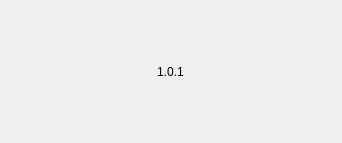
<?xml version="1.0" encoding="UTF-8"?>
<ui version="4.0">
 <class>Dialog</class>
 <widget class="QDialog" name="Dialog">
  <property name="geometry">
   <rect>
    <x>0</x>
    <y>0</y>
    <width>342</width>
    <height>143</height>
   </rect>
  </property>
  <property name="windowTitle">
   <string>Dialog</string>
  </property>
  <layout class="QVBoxLayout" name="verticalLayout">
   <item>
    <spacer name="verticalSpacer_2">
     <property name="orientation">
      <enum>Qt::Vertical</enum>
     </property>
     <property name="sizeHint" stdset="0">
      <size>
       <width>20</width>
       <height>40</height>
      </size>
     </property>
    </spacer>
   </item>
   <item>
    <layout class="QHBoxLayout" name="horizontalLayout">
     <item alignment="Qt::AlignHCenter">
      <widget class="QLabel" name="version">
       <property name="text">
        <string>&lt;html&gt;&lt;head/&gt;&lt;body&gt;&lt;p&gt;1.0.1&lt;/p&gt;&lt;/body&gt;&lt;/html&gt;</string>
       </property>
      </widget>
     </item>
    </layout>
   </item>
   <item>
    <spacer name="verticalSpacer">
     <property name="orientation">
      <enum>Qt::Vertical</enum>
     </property>
     <property name="sizeHint" stdset="0">
      <size>
       <width>20</width>
       <height>40</height>
      </size>
     </property>
    </spacer>
   </item>
  </layout>
 </widget>
 <resources/>
 <connections/>
</ui>
